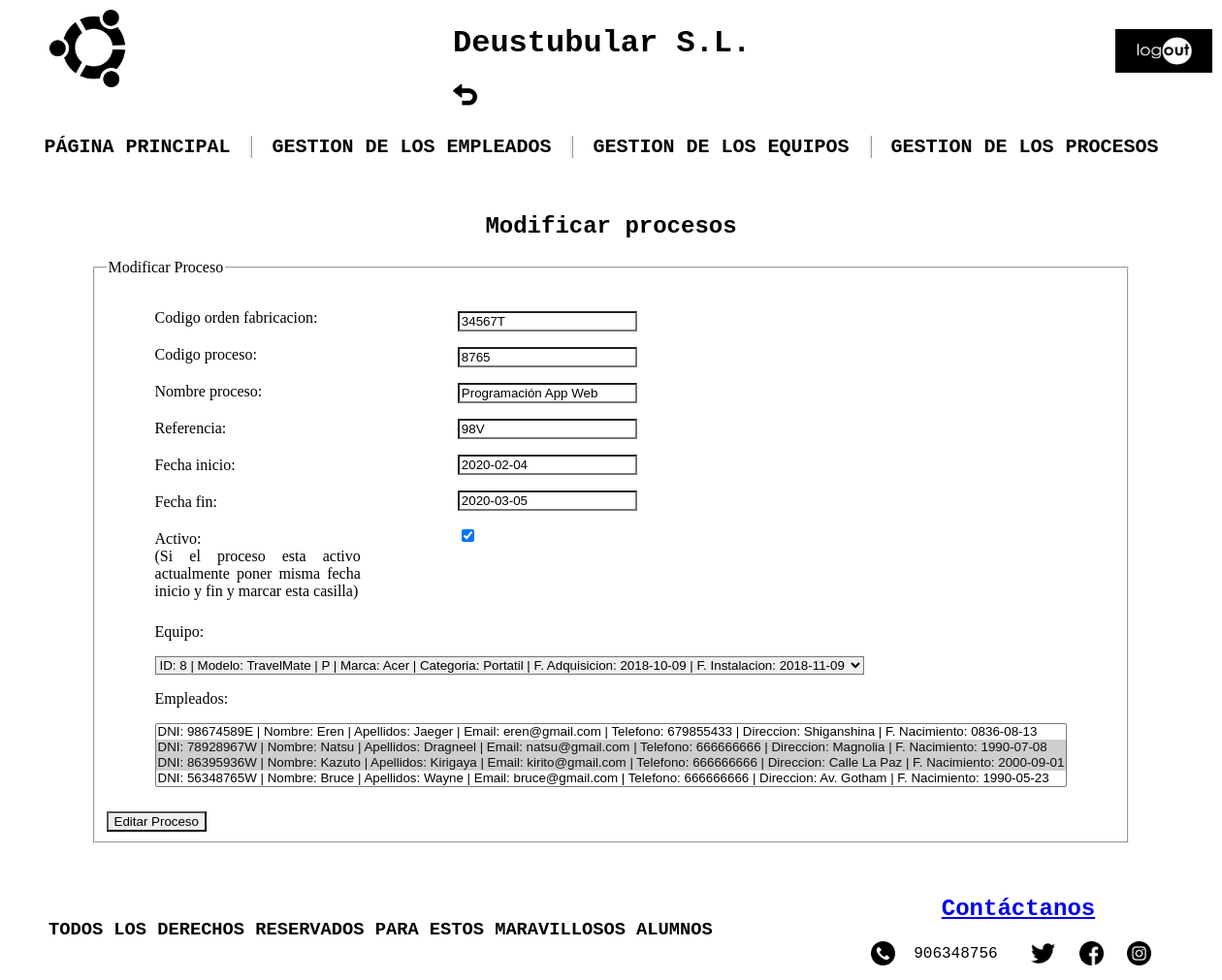
Screenshot of /appProduccion/produccion/procesos/8765/update/ (signed in) with the database file from the repository.
### appProduccion/models.py (models this page shows, shortened)
class Proceso(models.Model):
    codigo_orden_fabricacion = models.CharField(max_length=75)
    """codigo_proceso Mezcla numeros y letras"""
    codigo_proceso = models.CharField(primary_key=True, max_length=75)
    nombre_proceso = models.CharField(max_length=100)
    """ref Mezcla numeros y letras"""
    referencia = models.CharField(max_length=75)
    fecha_inicio = models.DateField(default="01/01/1990")
    fecha_fin = models.DateField(default="01/01/1990")
    equipo = models.ForeignKey(Equipo, on_delete=models.CASCADE)
    empleados = models.ManyToManyField(Empleado)
    activo = models.BooleanField(default=False)

### appProduccion/views.py (the view)
# urls.py: path('produccion/procesos/<str:pk>/update/', views.ProcesoUpdateView.as_view(), name='proceso_edit'),
class ProcesoUpdateView(StaffRequiredMixin, UpdateView):
    model = Proceso
    form_class = ProcesoForm
    template_name = 'proceso_update.html'
    success_url = reverse_lazy('proceso_list')
    def get_context_data(self, **kwargs):
        context = super(ProcesoUpdateView, self).get_context_data(**kwargs)
        context['titulo_pagina'] = 'Modificar procesos'
        return context

### appProduccion/forms.py
class ProcesoForm(forms.ModelForm):
    class Meta:
        model = Proceso
        fields = '__all__'

### appProduccion/models.py (called while the page is built)
    def __str__(self):
        return f"ID: {self.id} | Modelo: {self.modelo} | Marca: {self.marca} | Categoria: {self.categoria} | F. Adquisicion: {self.fecha_adquisicion} | F. Instalacion: {self.fecha_instalacion}"

    def __str__(self):
        return f"DNI: {self.dni} | Nombre: {self.nombre} | Apellidos: {self.apellidos} | Email: {self.email} | Telefono: {self.telefono} | Direccion: {self.direccion} | F. Nacimiento: {self.fecha_nacimiento}"

### appProduccion/views.py (called while the page is built)
    @method_decorator(staff_member_required)
    def dispatch(self, request, *args, **kwargs):
        return super(StaffRequiredMixin, self).dispatch(request, *args, **kwargs)

### appProduccion/Templates/proceso_update.html (shortened to what this page needs)
{% extends "base.html" %}
{% block contenido %}
<fieldset>
    <legend>Modificar Proceso</legend>
    <form action="" method="post">
        <div class="antifloat width-100">
            <div class="form-izq-30 padding-15">
                <p class="margin-14-20">{{ form.codigo_orden_fabricacion.label_tag }}</p>
                <p class="margin-14-20">{{ form.codigo_proceso.label_tag }}</p>
                <p class="margin-14-20">{{ form.nombre_proceso.label_tag }}</p>
                <p class="margin-14-20">{{ form.referencia.label_tag }}</p>
                <p class="margin-14-20">{{ form.fecha_inicio.label_tag }}</p>
                <p class="margin-14-20">{{ form.fecha_fin.label_tag }}</p>
                <p class="margin-14-20 activo">{{form.activo.label_tag }}<br>(Si el proceso esta activo actualmente poner misma fecha inicio y fin y marcar esta casilla)</p>
            </div>
            <div class="float-der-70 padding-15">
                <p>{{ form.codigo_orden_fabricacion }}</p>
                <p>{{ form.codigo_proceso }}</p>
                <p>{{ form.nombre_proceso }}</p>
                <p>{{ form.referencia }}</p>
                <p>{{ form.fecha_inicio }}</p>
                <p>{{ form.fecha_fin }}</p>
                <p>{{ form.activo }}</p>
            </div>
        </div>
        <div class="padding-15 margin-top-0">
            <p>{{ form.equipo.label_tag }}</p>
            <p>{{ form.equipo }}</p>
            <p>{{ form.empleados.label_tag }}</p>
            <p>{{ form.empleados }}</p>
        </div>
        <input class="enviar" type="submit" value="Editar Proceso">
    </form>
</fieldset>
{% endblock %}

### appProduccion/static/css/style.css (style rules this page uses)
* { background-size: 100%; box-sizing: border-box; }
body { background-image: url(../imagenes/fondo.jpg); margin: 0 auto; width: 1200px; }
fieldset { margin: 0 auto; margin-bottom: 25px; width: 50%; }
.width-100 { margin-bottom: -35px; width: 100%; }
.margin-14-20 { margin-top: 14px; margin-bottom: 20px; }
.form-izq-30 { float: left; width: 30%; }
.float-der-70 { float: right; width: 70%; }
.padding-15 { padding: 15px 50px 8px 50px; }
.margin-top-0 { margin-top: 0px; }
.antifloat { clear: both; content: ""; display: table; }
.activo { text-align: justify; }

### rows the page displays
Proceso: codigo_orden_fabricacion "34567T", codigo_proceso "8765", nombre_proceso "Programación App Web", referencia "98V", fecha_inicio "2020-02-04", fecha_fin "2020-03-05", activo "☑", equipo "ID: 8 | Modelo: TravelMate | P | Marca: Acer | Categoria: Portatil | F. Adquisicion: 2018-10-09 | F. Instalacion: 2018-11-09"

### other values shown
{{ titulo_pagina }} "Modificar procesos"
